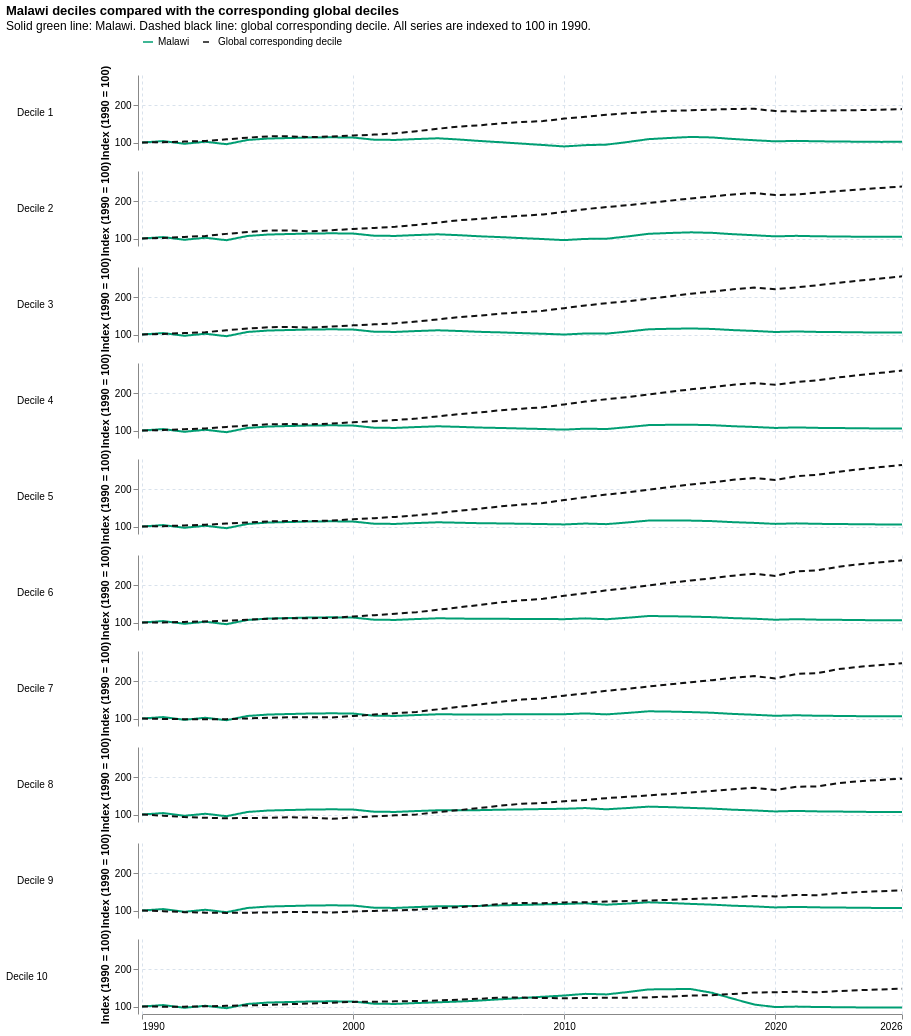

The notebook cell this image was saved under:
### Markdown cell above
## Idea. Malawi deciles compared with the corresponding global deciles

This visualization shows Malawi's ten deciles separately. In each panel, the solid line is Malawi and the dashed line is the corresponding global decile. All series are indexed to 100 in 1990.

### Code cell
malawi_deciles = (
    bins[
        (bins['code'] == 'MWI')
        & bins['year'].between(START_YEAR, END_YEAR)
    ]
    .assign(decile=lambda frame: ((frame['quantile'] - 1) // 100) + 1)
    .groupby(['decile', 'year'], as_index=False)
    .agg(welfare=('welf_b', 'mean'))
)
malawi_decile_base = (
    malawi_deciles[malawi_deciles['year'] == START_YEAR]
    .set_index('decile')['welfare']
)
malawi_deciles['index_1990'] = (
    100 * malawi_deciles['welfare']
    / malawi_deciles['decile'].map(malawi_decile_base)
)
malawi_deciles['series'] = 'Malawi'

global_deciles_by_group = deciles[['decile', 'year', 'mean_welf']].copy()
global_decile_base = (
    global_deciles_by_group[global_deciles_by_group['year'] == START_YEAR]
    .set_index('decile')['mean_welf']
)
global_deciles_by_group['index_1990'] = (
    100 * global_deciles_by_group['mean_welf']
    / global_deciles_by_group['decile'].map(global_decile_base)
)
global_deciles_by_group['series'] = 'Global corresponding decile'
global_deciles_by_group = global_deciles_by_group.rename(columns={'mean_welf': 'welfare'})

malawi_global_deciles = pd.concat(
    [malawi_deciles, global_deciles_by_group],
    ignore_index=True,
)

malawi_deciles_chart = (
    alt.Chart(malawi_global_deciles)
    .mark_line()
    .properties(width=760, height=75)
    .encode(
        x=alt.X(
            'year:Q',
            title=None,
            scale=alt.Scale(domain=[START_YEAR, END_YEAR]),
            axis=alt.Axis(format='d', values=[1990, 2000, 2010, 2020, 2026]),
        ),
        y=alt.Y(
            'index_1990:Q',
            title='Index (1990 = 100)',
            scale=alt.Scale(zero=False),
        ),
        color=alt.Color(
            'series:N',
            title=None,
            scale=alt.Scale(
                domain=['Malawi', 'Global corresponding decile'],
                range=['#009E73', '#111111'],
            ),
            legend=alt.Legend(orient='top'),
        ),
        strokeDash=alt.StrokeDash(
            'series:N',
            title=None,
            scale=alt.Scale(
                domain=['Malawi', 'Global corresponding decile'],
                range=[[1, 0], [6, 4]],
            ),
            legend=None,
        ),
        detail='series:N',
        tooltip=[
            alt.Tooltip('decile:O', title='Decile'),
            alt.Tooltip('year:O', title='Year'),
            alt.Tooltip('series:N', title='Series'),
            alt.Tooltip('welfare:Q', title='Welfare', format='.2f'),
            alt.Tooltip('index_1990:Q', title='Index', format='.1f'),
        ],
    )
    .facet(
        row=alt.Row(
            'decile:O',
            title=None,
            sort=list(range(1, 11)),
            header=alt.Header(labelExpr="'Decile ' + datum.value", labelAngle=0),
        ),
    )
    .properties(
        title=alt.TitleParams(
            'Malawi deciles compared with the corresponding global deciles',
            subtitle='Solid green line: Malawi. Dashed black line: global corresponding decile. All series are indexed to 100 in 1990.',
        ),
    )
    .resolve_scale(y='shared')
    .configure_view(stroke=None)
    .configure_axis(grid=True, gridColor='#d9e2ec', gridDash=[3, 3])
)

malawi_deciles_chart.save(str(DRAFT_DIR / '04_malawi_deciles_vs_global.png'), scale_factor=2)
malawi_deciles_chart

### Figure 1 — Vega-Lite specification as saved in the notebook (floating-point values rounded to 4 significant figures; data arrays with more than 128 entries replaced by an {"elided": "..."} marker saying what was removed)
{"config": {"view": {"continuousWidth": 300, "continuousHeight": 300, "stroke": null}, "axis": {"grid": true, "gridColor": "#d9e2ec", "gridDash": [3, 3]}}, "data": {"name": "data-79a43c8b8f18c63b2d6df7c38587ff4f"}, "facet": {"row": {"field": "decile", "header": {"labelAngle": 0, "labelExpr": "'Decile ' + datum.value"}, "sort": [1, 2, 3, 4, 5, 6, 7, 8, 9, 10], "title": null, "type": "ordinal"}}, "spec": {"mark": {"type": "line"}, "encoding": {"color": {"field": "series", "legend": {"orient": "top"}, "scale": {"domain": ["Malawi", "Global corresponding decile"], "range": ["#009E73", "#111111"]}, "title": null, "type": "nominal"}, "detail": {"field": "series", "type": "nominal"}, "strokeDash": {"field": "series", "legend": null, "scale": {"domain": ["Malawi", "Global corresponding decile"], "range": [[1, 0], [6, 4]]}, "title": null, "type": "nominal"}, "tooltip": [{"field": "decile", "title": "Decile", "type": "ordinal"}, {"field": "year", "title": "Year", "type": "ordinal"}, {"field": "series", "title": "Series", "type": "nominal"}, {"field": "welfare", "format": ".2f", "title": "Welfare", "type": "quantitative"}, {"field": "index_1990", "format": ".1f", "title": "Index", "type": "quantitative"}], "x": {"axis": {"format": "d", "values": [1990, 2000, 2010, 2020, 2026]}, "field": "year", "scale": {"domain": [1990, 2026]}, "title": null, "type": "quantitative"}, "y": {"field": "index_1990", "scale": {"zero": false}, "title": "Index (1990 = 100)", "type": "quantitative"}}, "height": 75, "width": 760}, "resolve": {"scale": {"y": "shared"}}, "title": {"text": "Malawi deciles compared with the corresponding global deciles", "subtitle": "Solid green line: Malawi. Dashed black line: global corresponding decile. All series are indexed to 100 in 1990."}, "$schema": "https://vega.github.io/schema/vega-lite/v6.4.1.json", "datasets": {"data-79a43c8b8f18c63b2d6df7c38587ff4f": {"elided": "740 records"}}}
